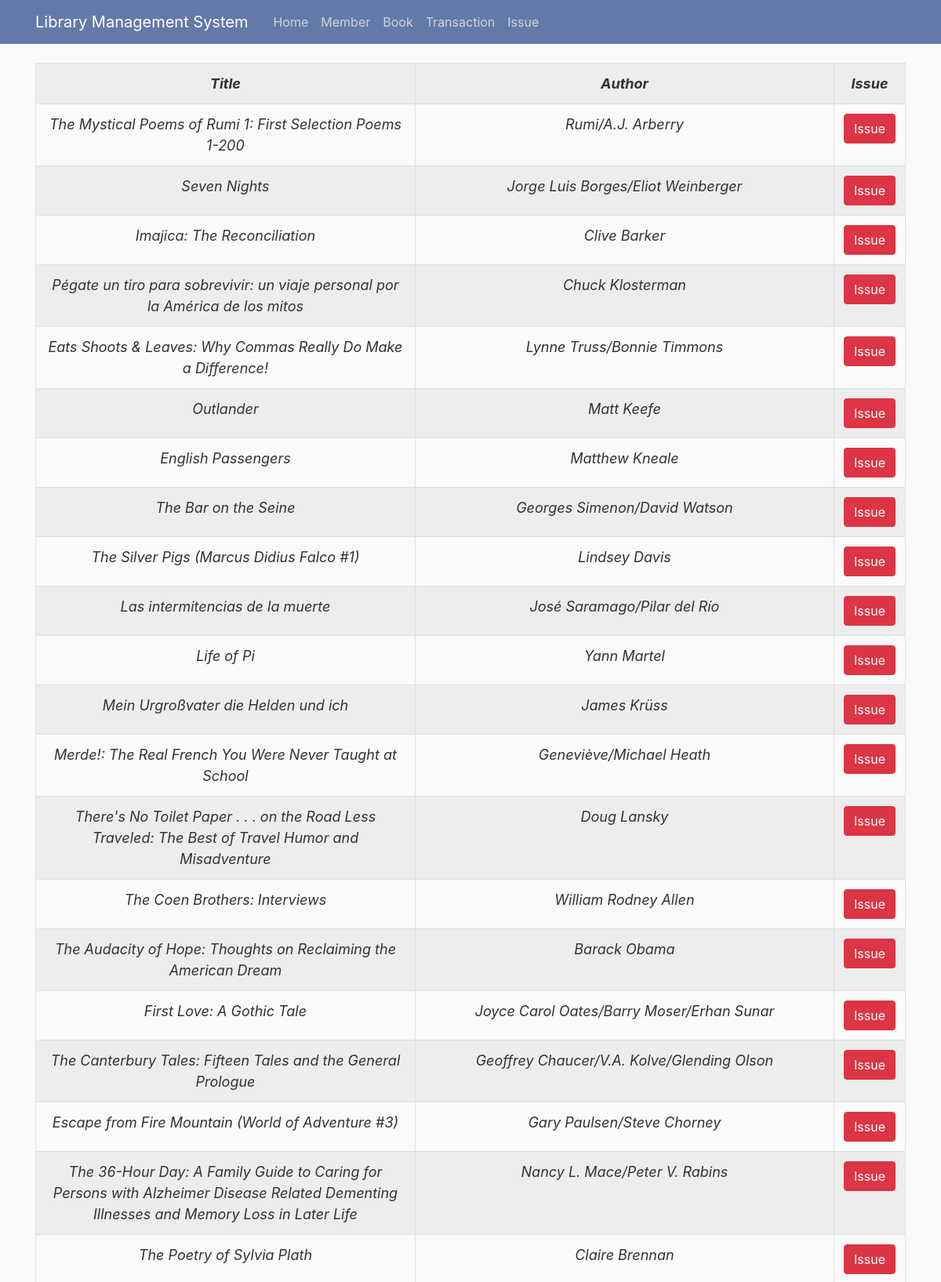
/transaction/ (upper part), run on the app's committed database.
### library/models.py (models this page shows, shortened)
class Book(db.Model):
    id = db.Column(db.Integer, primary_key=True)
    title = db.Column(db.String, nullable=False)
    authors = db.Column(db.String, nullable=False)
    average_rating = db.Column(db.Float, nullable=False)
    isbn = db.Column(db.Integer, nullable=False)
    isbn13 = db.Column(db.Integer, nullable=False)
    language_code = db.Column(db.String(300), nullable=False)
    num_pages = db.Column(db.Integer, nullable=False)
    ratings_count = db.Column(db.Integer, nullable=False)
    text_reviews_count = db.Column(db.Integer, nullable=False)
    publication_date = db.Column(db.Date, nullable=False)
    publisher = db.Column(db.String, nullable=False)
    total_quantity = db.Column(db.Integer, default=30)
    available_quantity = db.Column(db.Integer, default=30, nullable=True)
    total_issue = db.Column(db.Integer, default=10, nullable=True)
    transaction = db.relationship('Transaction', backref='book', lazy=True, passive_deletes=True)

### library/routes.py (the view)
@app.route("/transaction/", methods=['GET','POST'])
def add_transaction():
    book = Book.query.filter(Book.available_quantity > 0).all()
    return render_template('add_transaction.html', books = book)

### library/templates/add_transaction.html (shortened to what this page needs)
{% extends "layout.html" %}
{% block content %}
<table class="table table-striped table-bordered table-responsive-lg">
    <tr>
        <th>Title</th>
        <th>Author</th>
        <th>Issue</th>
    </tr>
    {% for book in books %}
    <tr>
        <td>{{ book.title }}</td>
        <td>{{ book.authors }}</td>
        <td><button type="button" class="btn btn-danger" data-toggle="modal"
                data-target="#deleteModal-{{book.id}}">Issue</button>
        </td>
    </tr>
    {% endfor %}
</table>
{% endblock content %}

### library/static/main.css (style rules this page uses)
body { background: #fafafa; color: #333333; margin-top: 5rem; overflow: scroll; }
table, th, td { border: 51px solid black; border-collapse: collapse; text-align: center; font-weight: 400; font-size: large; font-style: italic; font-family: -apple-system, BlinkMacSystemFont, 'Segoe UI', Roboto, Oxygen, Ubuntu, Cantarell, 'Open Sans', 'Helvetica Neue', sans-serif; }
th { font-weight: bold; }

### data on the page
Book: title "The Mystical Poems of Rumi 1: First Selection Poems 1-200", authors "Rumi/A.J. Arberry"
Book: title "Seven Nights", authors "Jorge Luis Borges/Eliot Weinberger"
Book: title "Imajica: The Reconciliation", authors "Clive Barker"
Book: title "Pégate un tiro para sobrevivir: un viaje personal por la América de los mitos", authors "Chuck Klosterman"
Book: title "Eats Shoots & Leaves: Why Commas Really Do Make a Difference!", authors "Lynne Truss/Bonnie Timmons"
Book: title "Outlander", authors "Matt Keefe"
Book: title "English Passengers", authors "Matthew Kneale"
Book: title "The Bar on the Seine", authors "Georges Simenon/David Watson"
Book: title "The Silver Pigs (Marcus Didius Falco #1)", authors "Lindsey Davis"
Book: title "Las intermitencias de la muerte", authors "José Saramago/Pilar del Río"
Book: title "Life of Pi", authors "Yann Martel"
Book: title "Mein Urgroßvater die Helden und ich", authors "James Krüss"
Book: title "Merde!: The Real French You Were Never Taught at School", authors "Geneviève/Michael Heath"
Book: title "There's No Toilet Paper . . . on the Road Less Traveled: The Best of Travel Humor and Misadventure", authors "Doug Lansky"
Book: title "The Coen Brothers: Interviews", authors "William Rodney Allen"
Book: title "The Audacity of Hope: Thoughts on Reclaiming the American Dream", authors "Barack Obama"
Book: title "First Love: A Gothic Tale", authors "Joyce Carol Oates/Barry Moser/Erhan Sunar"
Book: title "The Canterbury Tales: Fifteen Tales and the General Prologue", authors "Geoffrey Chaucer/V.A. Kolve/Glending Olson"
Book: title "Escape from Fire Mountain (World of Adventure #3)", authors "Gary Paulsen/Steve Chorney"
Book: title "The 36-Hour Day: A Family Guide to Caring for Persons with Alzheimer Disease Related Dementing Illnesses and Memory Loss in Later Life", authors "Nancy L. Mace/Peter V. Rabins"
Book: title "The Poetry of Sylvia Plath", authors "Claire Brennan"
